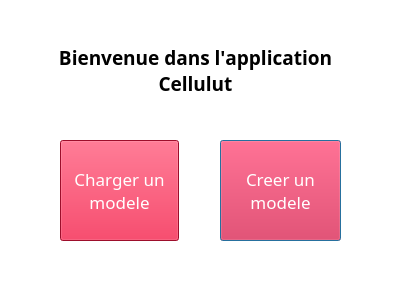
<?xml version="1.0" encoding="UTF-8"?>
<ui version="4.0">
 <class>v_startmenu</class>
 <widget class="QDialog" name="v_startmenu">
  <property name="geometry">
   <rect>
    <x>0</x>
    <y>0</y>
    <width>400</width>
    <height>300</height>
   </rect>
  </property>
  <property name="minimumSize">
   <size>
    <width>400</width>
    <height>300</height>
   </size>
  </property>
  <property name="maximumSize">
   <size>
    <width>400</width>
    <height>300</height>
   </size>
  </property>
  <property name="windowTitle">
   <string>Cellulut</string>
  </property>
  <property name="autoFillBackground">
   <bool>false</bool>
  </property>
  <property name="styleSheet">
   <string notr="true">background-color : white</string>
  </property>
  <widget class="QPushButton" name="create">
   <property name="geometry">
    <rect>
     <x>220</x>
     <y>140</y>
     <width>121</width>
     <height>101</height>
    </rect>
   </property>
   <property name="font">
    <font>
     <family>8514oem</family>
     <pointsize>13</pointsize>
    </font>
   </property>
   <property name="styleSheet">
    <string notr="true">background-color : crimson; color: white;</string>
   </property>
   <property name="text">
    <string>Creer un 
modele</string>
   </property>
  </widget>
  <widget class="QPushButton" name="charge">
   <property name="geometry">
    <rect>
     <x>60</x>
     <y>140</y>
     <width>119</width>
     <height>101</height>
    </rect>
   </property>
   <property name="sizePolicy">
    <sizepolicy hsizetype="Fixed" vsizetype="Fixed">
     <horstretch>0</horstretch>
     <verstretch>0</verstretch>
    </sizepolicy>
   </property>
   <property name="font">
    <font>
     <family>8514oem</family>
     <pointsize>13</pointsize>
     <italic>false</italic>
     <underline>false</underline>
    </font>
   </property>
   <property name="toolTip">
    <string comment="CECIEfsfsfsd" extracomment="sgergvrkjuyhgtfdc"/>
   </property>
   <property name="toolTipDuration">
    <number>10</number>
   </property>
   <property name="statusTip">
    <string notr="true"/>
   </property>
   <property name="whatsThis">
    <string/>
   </property>
   <property name="accessibleName">
    <string/>
   </property>
   <property name="accessibleDescription">
    <string notr="true"/>
   </property>
   <property name="styleSheet">
    <string notr="true">background-color : crimson; color: white;</string>
   </property>
   <property name="text">
    <string>Charger un 
modele</string>
   </property>
  </widget>
  <widget class="QLabel" name="label">
   <property name="geometry">
    <rect>
     <x>30</x>
     <y>30</y>
     <width>331</width>
     <height>81</height>
    </rect>
   </property>
   <property name="font">
    <font>
     <family>Bahnschrift Light</family>
     <pointsize>14</pointsize>
     <weight>75</weight>
     <italic>false</italic>
     <bold>true</bold>
     <underline>false</underline>
     <kerning>false</kerning>
    </font>
   </property>
   <property name="styleSheet">
    <string notr="true"/>
   </property>
   <property name="text">
    <string>Bienvenue dans l'application
Cellulut</string>
   </property>
   <property name="alignment">
    <set>Qt::AlignCenter</set>
   </property>
  </widget>
 </widget>
 <resources/>
 <connections/>
</ui>
